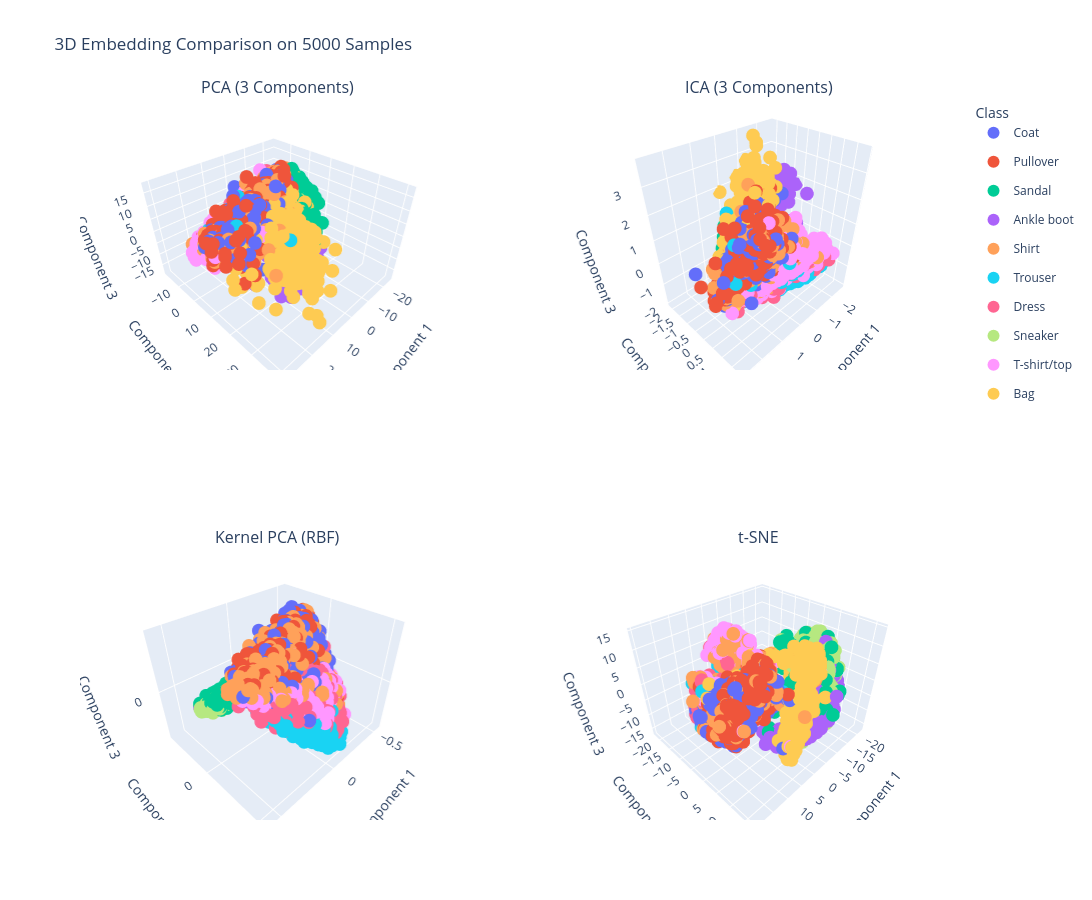

The code cell stored with this chart in its notebook:
### Code cell
from sklearn.decomposition import KernelPCA
from sklearn.manifold import TSNE
from plotly.subplots import make_subplots
import plotly.graph_objects as go

X_sample_3d = X_scaler[sample_idx_3d]

kpca_rbf = KernelPCA(n_components=3, kernel='rbf', gamma=1e-3)
X_kpca_3d = kpca_rbf.fit_transform(X_sample_3d)

tsne_3d = TSNE(
    n_components=3,
    perplexity=30,
    init='pca',
    learning_rate='auto',
    random_state=42,
)
X_tsne_3d = tsne_3d.fit_transform(X_sample_3d)

embeddings = [
    ("PCA (3 Components)", X_pca_3d[sample_idx_3d]),
    ("ICA (3 Components)", X_ica_3d[sample_idx_3d]),
    ("Kernel PCA (RBF)", X_kpca_3d),
    ("t-SNE", X_tsne_3d),
]

fig_compare = make_subplots(
    rows=2,
    cols=2,
    specs=[[{'type': 'scene'}, {'type': 'scene'}],
           [{'type': 'scene'}, {'type': 'scene'}]],
    subplot_titles=[title for title, _ in embeddings]
)

for idx, (title, values) in enumerate(embeddings):
    embedding_df = pd.DataFrame({
        'Dim1': values[:, 0],
        'Dim2': values[:, 1],
        'Dim3': values[:, 2],
        'label': labels_sample_3d,
        'Class': class_names_sample,
    })
    scatter_fig = px.scatter_3d(
        embedding_df,
        x='Dim1',
        y='Dim2',
        z='Dim3',
        color='Class',
        hover_data={'label': True, 'Class': True},
    )
    row = idx // 2 + 1
    col = idx % 2 + 1
    for trace in scatter_fig.data:
        if idx > 0:
            trace.showlegend = False
        fig_compare.add_trace(trace, row=row, col=col)

scene_names = ['scene', 'scene2', 'scene3', 'scene4']
for scene in scene_names:
    fig_compare.layout[scene].xaxis.title = 'Component 1'
    fig_compare.layout[scene].yaxis.title = 'Component 2'
    fig_compare.layout[scene].zaxis.title = 'Component 3'

fig_compare.update_layout(
    height=900,
    width=1100,
    title_text=f'3D Embedding Comparison on {sample_size_3d} Samples',
    legend=dict(title='Class', itemsizing='constant')
)

fig_compare.show()

### Figure 1 — Plotly figure (JSON) as saved in the notebook; plotly's stock layout.template omitted (floating-point values rounded to 4 significant figures; data arrays with more than 128 entries replaced by an {"elided": "..."} marker saying what was removed)
{"data": [{"customdata": {"elided": "488x2 mixed values"}, "hovertemplate": "Class=%{customdata[1]}<br>Dim1=%{x}<br>Dim2=%{y}<br>Dim3=%{z}<br>label=%{customdata[0]}<extra></extra>", "legendgroup": "Coat", "marker": {"color": "#636efa", "symbol": "circle"}, "mode": "markers", "name": "Coat", "scene": "scene", "showlegend": true, "type": "scatter3d", "x": {"elided": "488 float values"}, "y": {"elided": "488 float values"}, "z": {"elided": "488 float values"}}, {"customdata": {"elided": "528x2 mixed values"}, "hovertemplate": "Class=%{customdata[1]}<br>Dim1=%{x}<br>Dim2=%{y}<br>Dim3=%{z}<br>label=%{customdata[0]}<extra></extra>", "legendgroup": "Pullover", "marker": {"color": "#EF553B", "symbol": "circle"}, "mode": "markers", "name": "Pullover", "scene": "scene", "showlegend": true, "type": "scatter3d", "x": {"elided": "528 float values"}, "y": {"elided": "528 float values"}, "z": {"elided": "528 float values"}}, {"customdata": {"elided": "529x2 mixed values"}, "hovertemplate": "Class=%{customdata[1]}<br>Dim1=%{x}<br>Dim2=%{y}<br>Dim3=%{z}<br>label=%{customdata[0]}<extra></extra>", "legendgroup": "Sandal", "marker": {"color": "#00cc96", "symbol": "circle"}, "mode": "markers", "name": "Sandal", "scene": "scene", "showlegend": true, "type": "scatter3d", "x": {"elided": "529 float values"}, "y": {"elided": "529 float values"}, "z": {"elided": "529 float values"}}, {"customdata": {"elided": "509x2 mixed values"}, "hovertemplate": "Class=%{customdata[1]}<br>Dim1=%{x}<br>Dim2=%{y}<br>Dim3=%{z}<br>label=%{customdata[0]}<extra></extra>", "legendgroup": "Ankle boot", "marker": {"color": "#ab63fa", "symbol": "circle"}, "mode": "markers", "name": "Ankle boot", "scene": "scene", "showlegend": true, "type": "scatter3d", "x": {"elided": "509 float values"}, "y": {"elided": "509 float values"}, "z": {"elided": "509 float values"}}, {"customdata": {"elided": "485x2 mixed values"}, "hovertemplate": "Class=%{customdata[1]}<br>Dim1=%{x}<br>Dim2=%{y}<br>Dim3=%{z}<br>label=%{customdata[0]}<extra></extra>", "legendgroup": "Shirt", "marker": {"color": "#FFA15A", "symbol": "circle"}, "mode": "markers", "name": "Shirt", "scene": "scene", "showlegend": true, "type": "scatter3d", "x": {"elided": "485 float values"}, "y": {"elided": "485 float values"}, "z": {"elided": "485 float values"}}, {"customdata": {"elided": "488x2 mixed values"}, "hovertemplate": "Class=%{customdata[1]}<br>Dim1=%{x}<br>Dim2=%{y}<br>Dim3=%{z}<br>label=%{customdata[0]}<extra></extra>", "legendgroup": "Trouser", "marker": {"color": "#19d3f3", "symbol": "circle"}, "mode": "markers", "name": "Trouser", "scene": "scene", "showlegend": true, "type": "scatter3d", "x": {"elided": "488 float values"}, "y": {"elided": "488 float values"}, "z": {"elided": "488 float values"}}, {"customdata": {"elided": "471x2 mixed values"}, "hovertemplate": "Class=%{customdata[1]}<br>Dim1=%{x}<br>Dim2=%{y}<br>Dim3=%{z}<br>label=%{customdata[0]}<extra></extra>", "legendgroup": "Dress", "marker": {"color": "#FF6692", "symbol": "circle"}, "mode": "markers", "name": "Dress", "scene": "scene", "showlegend": true, "type": "scatter3d", "x": {"elided": "471 float values"}, "y": {"elided": "471 float values"}, "z": {"elided": "471 float values"}}, {"customdata": {"elided": "493x2 mixed values"}, "hovertemplate": "Class=%{customdata[1]}<br>Dim1=%{x}<br>Dim2=%{y}<br>Dim3=%{z}<br>label=%{customdata[0]}<extra></extra>", "legendgroup": "Sneaker", "marker": {"color": "#B6E880", "symbol": "circle"}, "mode": "markers", "name": "Sneaker", "scene": "scene", "showlegend": true, "type": "scatter3d", "x": {"elided": "493 float values"}, "y": {"elided": "493 float values"}, "z": {"elided": "493 float values"}}, {"customdata": {"elided": "507x2 mixed values"}, "hovertemplate": "Class=%{customdata[1]}<br>Dim1=%{x}<br>Dim2=%{y}<br>Dim3=%{z}<br>label=%{customdata[0]}<extra></extra>", "legendgroup": "T-shirt/top", "marker": {"color": "#FF97FF", "symbol": "circle"}, "mode": "markers", "name": "T-shirt/top", "scene": "scene", "showlegend": true, "type": "scatter3d", "x": {"elided": "507 float values"}, "y": {"elided": "507 float values"}, "z": {"elided": "507 float values"}}, {"customdata": {"elided": "502x2 mixed values"}, "hovertemplate": "Class=%{customdata[1]}<br>Dim1=%{x}<br>Dim2=%{y}<br>Dim3=%{z}<br>label=%{customdata[0]}<extra></extra>", "legendgroup": "Bag", "marker": {"color": "#FECB52", "symbol": "circle"}, "mode": "markers", "name": "Bag", "scene": "scene", "showlegend": true, "type": "scatter3d", "x": {"elided": "502 float values"}, "y": {"elided": "502 float values"}, "z": {"elided": "502 float values"}}, {"customdata": {"elided": "488x2 mixed values"}, "hovertemplate": "Class=%{customdata[1]}<br>Dim1=%{x}<br>Dim2=%{y}<br>Dim3=%{z}<br>label=%{customdata[0]}<extra></extra>", "legendgroup": "Coat", "marker": {"color": "#636efa", "symbol": "circle"}, "mode": "markers", "name": "Coat", "scene": "scene2", "showlegend": false, "type": "scatter3d", "x": {"elided": "488 float values"}, "y": {"elided": "488 float values"}, "z": {"elided": "488 float values"}}, {"customdata": {"elided": "528x2 mixed values"}, "hovertemplate": "Class=%{customdata[1]}<br>Dim1=%{x}<br>Dim2=%{y}<br>Dim3=%{z}<br>label=%{customdata[0]}<extra></extra>", "legendgroup": "Pullover", "marker": {"color": "#EF553B", "symbol": "circle"}, "mode": "markers", "name": "Pullover", "scene": "scene2", "showlegend": false, "type": "scatter3d", "x": {"elided": "528 float values"}, "y": {"elided": "528 float values"}, "z": {"elided": "528 float values"}}, {"customdata": {"elided": "529x2 mixed values"}, "hovertemplate": "Class=%{customdata[1]}<br>Dim1=%{x}<br>Dim2=%{y}<br>Dim3=%{z}<br>label=%{customdata[0]}<extra></extra>", "legendgroup": "Sandal", "marker": {"color": "#00cc96", "symbol": "circle"}, "mode": "markers", "name": "Sandal", "scene": "scene2", "showlegend": false, "type": "scatter3d", "x": {"elided": "529 float values"}, "y": {"elided": "529 float values"}, "z": {"elided": "529 float values"}}, {"customdata": {"elided": "509x2 mixed values"}, "hovertemplate": "Class=%{customdata[1]}<br>Dim1=%{x}<br>Dim2=%{y}<br>Dim3=%{z}<br>label=%{customdata[0]}<extra></extra>", "legendgroup": "Ankle boot", "marker": {"color": "#ab63fa", "symbol": "circle"}, "mode": "markers", "name": "Ankle boot", "scene": "scene2", "showlegend": false, "type": "scatter3d", "x": {"elided": "509 float values"}, "y": {"elided": "509 float values"}, "z": {"elided": "509 float values"}}, {"customdata": {"elided": "485x2 mixed values"}, "hovertemplate": "Class=%{customdata[1]}<br>Dim1=%{x}<br>Dim2=%{y}<br>Dim3=%{z}<br>label=%{customdata[0]}<extra></extra>", "legendgroup": "Shirt", "marker": {"color": "#FFA15A", "symbol": "circle"}, "mode": "markers", "name": "Shirt", "scene": "scene2", "showlegend": false, "type": "scatter3d", "x": {"elided": "485 float values"}, "y": {"elided": "485 float values"}, "z": {"elided": "485 float values"}}, {"customdata": {"elided": "488x2 mixed values"}, "hovertemplate": "Class=%{customdata[1]}<br>Dim1=%{x}<br>Dim2=%{y}<br>Dim3=%{z}<br>label=%{customdata[0]}<extra></extra>", "legendgroup": "Trouser", "marker": {"color": "#19d3f3", "symbol": "circle"}, "mode": "markers", "name": "Trouser", "scene": "scene2", "showlegend": false, "type": "scatter3d", "x": {"elided": "488 float values"}, "y": {"elided": "488 float values"}, "z": {"elided": "488 float values"}}, {"customdata": {"elided": "471x2 mixed values"}, "hovertemplate": "Class=%{customdata[1]}<br>Dim1=%{x}<br>Dim2=%{y}<br>Dim3=%{z}<br>label=%{customdata[0]}<extra></extra>", "legendgroup": "Dress", "marker": {"color": "#FF6692", "symbol": "circle"}, "mode": "markers", "name": "Dress", "scene": "scene2", "showlegend": false, "type": "scatter3d", "x": {"elided": "471 float values"}, "y": {"elided": "471 float values"}, "z": {"elided": "471 float values"}}, {"customdata": {"elided": "493x2 mixed values"}, "hovertemplate": "Class=%{customdata[1]}<br>Dim1=%{x}<br>Dim2=%{y}<br>Dim3=%{z}<br>label=%{customdata[0]}<extra></extra>", "legendgroup": "Sneaker", "marker": {"color": "#B6E880", "symbol": "circle"}, "mode": "markers", "name": "Sneaker", "scene": "scene2", "showlegend": false, "type": "scatter3d", "x": {"elided": "493 float values"}, "y": {"elided": "493 float values"}, "z": {"elided": "493 float values"}}, {"customdata": {"elided": "507x2 mixed values"}, "hovertemplate": "Class=%{customdata[1]}<br>Dim1=%{x}<br>Dim2=%{y}<br>Dim3=%{z}<br>label=%{customdata[0]}<extra></extra>", "legendgroup": "T-shirt/top", "marker": {"color": "#FF97FF", "symbol": "circle"}, "mode": "markers", "name": "T-shirt/top", "scene": "scene2", "showlegend": false, "type": "scatter3d", "x": {"elided": "507 float values"}, "y": {"elided": "507 float values"}, "z": {"elided": "507 float values"}}, {"customdata": {"elided": "502x2 mixed values"}, "hovertemplate": "Class=%{customdata[1]}<br>Dim1=%{x}<br>Dim2=%{y}<br>Dim3=%{z}<br>label=%{customdata[0]}<extra></extra>", "legendgroup": "Bag", "marker": {"color": "#FECB52", "symbol": "circle"}, "mode": "markers", "name": "Bag", "scene": "scene2", "showlegend": false, "type": "scatter3d", "x": {"elided": "502 float values"}, "y": {"elided": "502 float values"}, "z": {"elided": "502 float values"}}, {"customdata": {"elided": "488x2 mixed values"}, "hovertemplate": "Class=%{customdata[1]}<br>Dim1=%{x}<br>Dim2=%{y}<br>Dim3=%{z}<br>label=%{customdata[0]}<extra></extra>", "legendgroup": "Coat", "marker": {"color": "#636efa", "symbol": "circle"}, "mode": "markers", "name": "Coat", "scene": "scene3", "showlegend": false, "type": "scatter3d", "x": {"elided": "488 float values"}, "y": {"elided": "488 float values"}, "z": {"elided": "488 float values"}}, {"customdata": {"elided": "528x2 mixed values"}, "hovertemplate": "Class=%{customdata[1]}<br>Dim1=%{x}<br>Dim2=%{y}<br>Dim3=%{z}<br>label=%{customdata[0]}<extra></extra>", "legendgroup": "Pullover", "marker": {"color": "#EF553B", "symbol": "circle"}, "mode": "markers", "name": "Pullover", "scene": "scene3", "showlegend": false, "type": "scatter3d", "x": {"elided": "528 float values"}, "y": {"elided": "528 float values"}, "z": {"elided": "528 float values"}}, {"customdata": {"elided": "529x2 mixed values"}, "hovertemplate": "Class=%{customdata[1]}<br>Dim1=%{x}<br>Dim2=%{y}<br>Dim3=%{z}<br>label=%{customdata[0]}<extra></extra>", "legendgroup": "Sandal", "marker": {"color": "#00cc96", "symbol": "circle"}, "mode": "markers", "name": "Sandal", "scene": "scene3", "showlegend": false, "type": "scatter3d", "x": {"elided": "529 float values"}, "y": {"elided": "529 float values"}, "z": {"elided": "529 float values"}}, {"customdata": {"elided": "509x2 mixed values"}, "hovertemplate": "Class=%{customdata[1]}<br>Dim1=%{x}<br>Dim2=%{y}<br>Dim3=%{z}<br>label=%{customdata[0]}<extra></extra>", "legendgroup": "Ankle boot", "marker": {"color": "#ab63fa", "symbol": "circle"}, "mode": "markers", "name": "Ankle boot", "scene": "scene3", "showlegend": false, "type": "scatter3d", "x": {"elided": "509 float values"}, "y": {"elided": "509 float values"}, "z": {"elided": "509 float values"}}, {"customdata": {"elided": "485x2 mixed values"}, "hovertemplate": "Class=%{customdata[1]}<br>Dim1=%{x}<br>Dim2=%{y}<br>Dim3=%{z}<br>label=%{customdata[0]}<extra></extra>", "legendgroup": "Shirt", "marker": {"color": "#FFA15A", "symbol": "circle"}, "mode": "markers", "name": "Shirt", "scene": "scene3", "showlegend": false, "type": "scatter3d", "x": {"elided": "485 float values"}, "y": {"elided": "485 float values"}, "z": {"elided": "485 float values"}}, {"customdata": {"elided": "488x2 mixed values"}, "hovertemplate": "Class=%{customdata[1]}<br>Dim1=%{x}<br>Dim2=%{y}<br>Dim3=%{z}<br>label=%{customdata[0]}<extra></extra>", "legendgroup": "Trouser", "marker": {"color": "#19d3f3", "symbol": "circle"}, "mode": "markers", "name": "Trouser", "scene": "scene3", "showlegend": false, "type": "scatter3d", "x": {"elided": "488 float values"}, "y": {"elided": "488 float values"}, "z": {"elided": "488 float values"}}, {"customdata": {"elided": "471x2 mixed values"}, "hovertemplate": "Class=%{customdata[1]}<br>Dim1=%{x}<br>Dim2=%{y}<br>Dim3=%{z}<br>label=%{customdata[0]}<extra></extra>", "legendgroup": "Dress", "marker": {"color": "#FF6692", "symbol": "circle"}, "mode": "markers", "name": "Dress", "scene": "scene3", "showlegend": false, "type": "scatter3d", "x": {"elided": "471 float values"}, "y": {"elided": "471 float values"}, "z": {"elided": "471 float values"}}, {"customdata": {"elided": "493x2 mixed values"}, "hovertemplate": "Class=%{customdata[1]}<br>Dim1=%{x}<br>Dim2=%{y}<br>Dim3=%{z}<br>label=%{customdata[0]}<extra></extra>", "legendgroup": "Sneaker", "marker": {"color": "#B6E880", "symbol": "circle"}, "mode": "markers", "name": "Sneaker", "scene": "scene3", "showlegend": false, "type": "scatter3d", "x": {"elided": "493 float values"}, "y": {"elided": "493 float values"}, "z": {"elided": "493 float values"}}, {"customdata": {"elided": "507x2 mixed values"}, "hovertemplate": "Class=%{customdata[1]}<br>Dim1=%{x}<br>Dim2=%{y}<br>Dim3=%{z}<br>label=%{customdata[0]}<extra></extra>", "legendgroup": "T-shirt/top", "marker": {"color": "#FF97FF", "symbol": "circle"}, "mode": "markers", "name": "T-shirt/top", "scene": "scene3", "showlegend": false, "type": "scatter3d", "x": {"elided": "507 float values"}, "y": {"elided": "507 float values"}, "z": {"elided": "507 float values"}}, {"customdata": {"elided": "502x2 mixed values"}, "hovertemplate": "Class=%{customdata[1]}<br>Dim1=%{x}<br>Dim2=%{y}<br>Dim3=%{z}<br>label=%{customdata[0]}<extra></extra>", "legendgroup": "Bag", "marker": {"color": "#FECB52", "symbol": "circle"}, "mode": "markers", "name": "Bag", "scene": "scene3", "showlegend": false, "type": "scatter3d", "x": {"elided": "502 float values"}, "y": {"elided": "502 float values"}, "z": {"elided": "502 float values"}}, {"customdata": {"elided": "488x2 mixed values"}, "hovertemplate": "Class=%{customdata[1]}<br>Dim1=%{x}<br>Dim2=%{y}<br>Dim3=%{z}<br>label=%{customdata[0]}<extra></extra>", "legendgroup": "Coat", "marker": {"color": "#636efa", "symbol": "circle"}, "mode": "markers", "name": "Coat", "scene": "scene4", "showlegend": false, "type": "scatter3d", "x": {"elided": "488 float values"}, "y": {"elided": "488 float values"}, "z": {"elided": "488 float values"}}, {"customdata": {"elided": "528x2 mixed values"}, "hovertemplate": "Class=%{customdata[1]}<br>Dim1=%{x}<br>Dim2=%{y}<br>Dim3=%{z}<br>label=%{customdata[0]}<extra></extra>", "legendgroup": "Pullover", "marker": {"color": "#EF553B", "symbol": "circle"}, "mode": "markers", "name": "Pullover", "scene": "scene4", "showlegend": false, "type": "scatter3d", "x": {"elided": "528 float values"}, "y": {"elided": "528 float values"}, "z": {"elided": "528 float values"}}, {"customdata": {"elided": "529x2 mixed values"}, "hovertemplate": "Class=%{customdata[1]}<br>Dim1=%{x}<br>Dim2=%{y}<br>Dim3=%{z}<br>label=%{customdata[0]}<extra></extra>", "legendgroup": "Sandal", "marker": {"color": "#00cc96", "symbol": "circle"}, "mode": "markers", "name": "Sandal", "scene": "scene4", "showlegend": false, "type": "scatter3d", "x": {"elided": "529 float values"}, "y": {"elided": "529 float values"}, "z": {"elided": "529 float values"}}, {"customdata": {"elided": "509x2 mixed values"}, "hovertemplate": "Class=%{customdata[1]}<br>Dim1=%{x}<br>Dim2=%{y}<br>Dim3=%{z}<br>label=%{customdata[0]}<extra></extra>", "legendgroup": "Ankle boot", "marker": {"color": "#ab63fa", "symbol": "circle"}, "mode": "markers", "name": "Ankle boot", "scene": "scene4", "showlegend": false, "type": "scatter3d", "x": {"elided": "509 float values"}, "y": {"elided": "509 float values"}, "z": {"elided": "509 float values"}}, {"customdata": {"elided": "485x2 mixed values"}, "hovertemplate": "Class=%{customdata[1]}<br>Dim1=%{x}<br>Dim2=%{y}<br>Dim3=%{z}<br>label=%{customdata[0]}<extra></extra>", "legendgroup": "Shirt", "marker": {"color": "#FFA15A", "symbol": "circle"}, "mode": "markers", "name": "Shirt", "scene": "scene4", "showlegend": false, "type": "scatter3d", "x": {"elided": "485 float values"}, "y": {"elided": "485 float values"}, "z": {"elided": "485 float values"}}, {"customdata": {"elided": "488x2 mixed values"}, "hovertemplate": "Class=%{customdata[1]}<br>Dim1=%{x}<br>Dim2=%{y}<br>Dim3=%{z}<br>label=%{customdata[0]}<extra></extra>", "legendgroup": "Trouser", "marker": {"color": "#19d3f3", "symbol": "circle"}, "mode": "markers", "name": "Trouser", "scene": "scene4", "showlegend": false, "type": "scatter3d", "x": {"elided": "488 float values"}, "y": {"elided": "488 float values"}, "z": {"elided": "488 float values"}}, {"customdata": {"elided": "471x2 mixed values"}, "hovertemplate": "Class=%{customdata[1]}<br>Dim1=%{x}<br>Dim2=%{y}<br>Dim3=%{z}<br>label=%{customdata[0]}<extra></extra>", "legendgroup": "Dress", "marker": {"color": "#FF6692", "symbol": "circle"}, "mode": "markers", "name": "Dress", "scene": "scene4", "showlegend": false, "type": "scatter3d", "x": {"elided": "471 float values"}, "y": {"elided": "471 float values"}, "z": {"elided": "471 float values"}}, {"customdata": {"elided": "493x2 mixed values"}, "hovertemplate": "Class=%{customdata[1]}<br>Dim1=%{x}<br>Dim2=%{y}<br>Dim3=%{z}<br>label=%{customdata[0]}<extra></extra>", "legendgroup": "Sneaker", "marker": {"color": "#B6E880", "symbol": "circle"}, "mode": "markers", "name": "Sneaker", "scene": "scene4", "showlegend": false, "type": "scatter3d", "x": {"elided": "493 float values"}, "y": {"elided": "493 float values"}, "z": {"elided": "493 float values"}}, {"customdata": {"elided": "507x2 mixed values"}, "hovertemplate": "Class=%{customdata[1]}<br>Dim1=%{x}<br>Dim2=%{y}<br>Dim3=%{z}<br>label=%{customdata[0]}<extra></extra>", "legendgroup": "T-shirt/top", "marker": {"color": "#FF97FF", "symbol": "circle"}, "mode": "markers", "name": "T-shirt/top", "scene": "scene4", "showlegend": false, "type": "scatter3d", "x": {"elided": "507 float values"}, "y": {"elided": "507 float values"}, "z": {"elided": "507 float values"}}, {"customdata": {"elided": "502x2 mixed values"}, "hovertemplate": "Class=%{customdata[1]}<br>Dim1=%{x}<br>Dim2=%{y}<br>Dim3=%{z}<br>label=%{customdata[0]}<extra></extra>", "legendgroup": "Bag", "marker": {"color": "#FECB52", "symbol": "circle"}, "mode": "markers", "name": "Bag", "scene": "scene4", "showlegend": false, "type": "scatter3d", "x": {"elided": "502 float values"}, "y": {"elided": "502 float values"}, "z": {"elided": "502 float values"}}], "layout": {"annotations": [{"font": {"size": 16}, "showarrow": false, "text": "PCA (3 Components)", "x": 0.225, "xanchor": "center", "xref": "paper", "y": 1, "yanchor": "bottom", "yref": "paper"}, {"font": {"size": 16}, "showarrow": false, "text": "ICA (3 Components)", "x": 0.775, "xanchor": "center", "xref": "paper", "y": 1, "yanchor": "bottom", "yref": "paper"}, {"font": {"size": 16}, "showarrow": false, "text": "Kernel PCA (RBF)", "x": 0.225, "xanchor": "center", "xref": "paper", "y": 0.375, "yanchor": "bottom", "yref": "paper"}, {"font": {"size": 16}, "showarrow": false, "text": "t-SNE", "x": 0.775, "xanchor": "center", "xref": "paper", "y": 0.375, "yanchor": "bottom", "yref": "paper"}], "height": 900, "legend": {"itemsizing": "constant", "title": {"text": "Class"}}, "scene": {"domain": {"x": [0, 0.45], "y": [0.625, 1]}, "xaxis": {"title": {"text": "Component 1"}}, "yaxis": {"title": {"text": "Component 2"}}, "zaxis": {"title": {"text": "Component 3"}}}, "scene2": {"domain": {"x": [0.55, 1], "y": [0.625, 1]}, "xaxis": {"title": {"text": "Component 1"}}, "yaxis": {"title": {"text": "Component 2"}}, "zaxis": {"title": {"text": "Component 3"}}}, "scene3": {"domain": {"x": [0, 0.45], "y": [0, 0.375]}, "xaxis": {"title": {"text": "Component 1"}}, "yaxis": {"title": {"text": "Component 2"}}, "zaxis": {"title": {"text": "Component 3"}}}, "scene4": {"domain": {"x": [0.55, 1], "y": [0, 0.375]}, "xaxis": {"title": {"text": "Component 1"}}, "yaxis": {"title": {"text": "Component 2"}}, "zaxis": {"title": {"text": "Component 3"}}}, "title": {"text": "3D Embedding Comparison on 5000 Samples"}, "width": 1100}}
